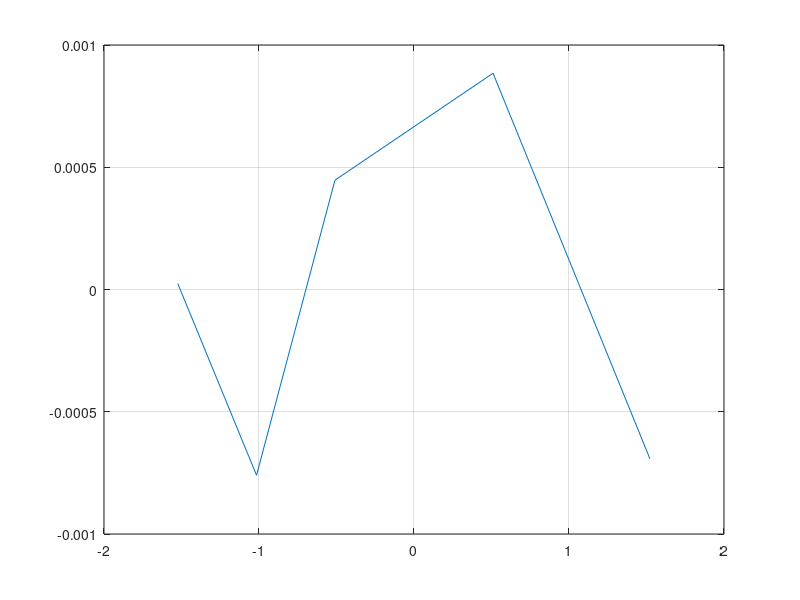

This chart was generated by the following MATLAB code:
clear; close all; clc

y = [-76.2	-50.8	-25.5		25.5	50.8	76.1];
x = [-78.5	-53.0	-27.7	23.4	48.8	74.2];
x = x .* 0.02;
y = y .* 0.02;

p = polyfit(x, y, 1);
a = x .* p(1) + p(2);
b = y - a;

plot(y, b);
grid on

gain=183.105;
lsb = gain * p(1);
offset = p(2)*1000;

CFRG3B4 = round((lsb - gain) / 0.045);
CFRG3B5 = round(offset / 1.46485);

if (CFRG3B4 < 0)
    CFRG3B4 = 128 + abs(CFRG3B4);
end
if (CFRG3B5 < 0)
    CFRG3B5 = 256 + CFRG3B5;
end
CFRG3B4=dec2hex(CFRG3B4)
CFRG3B5=dec2hex(CFRG3B5)